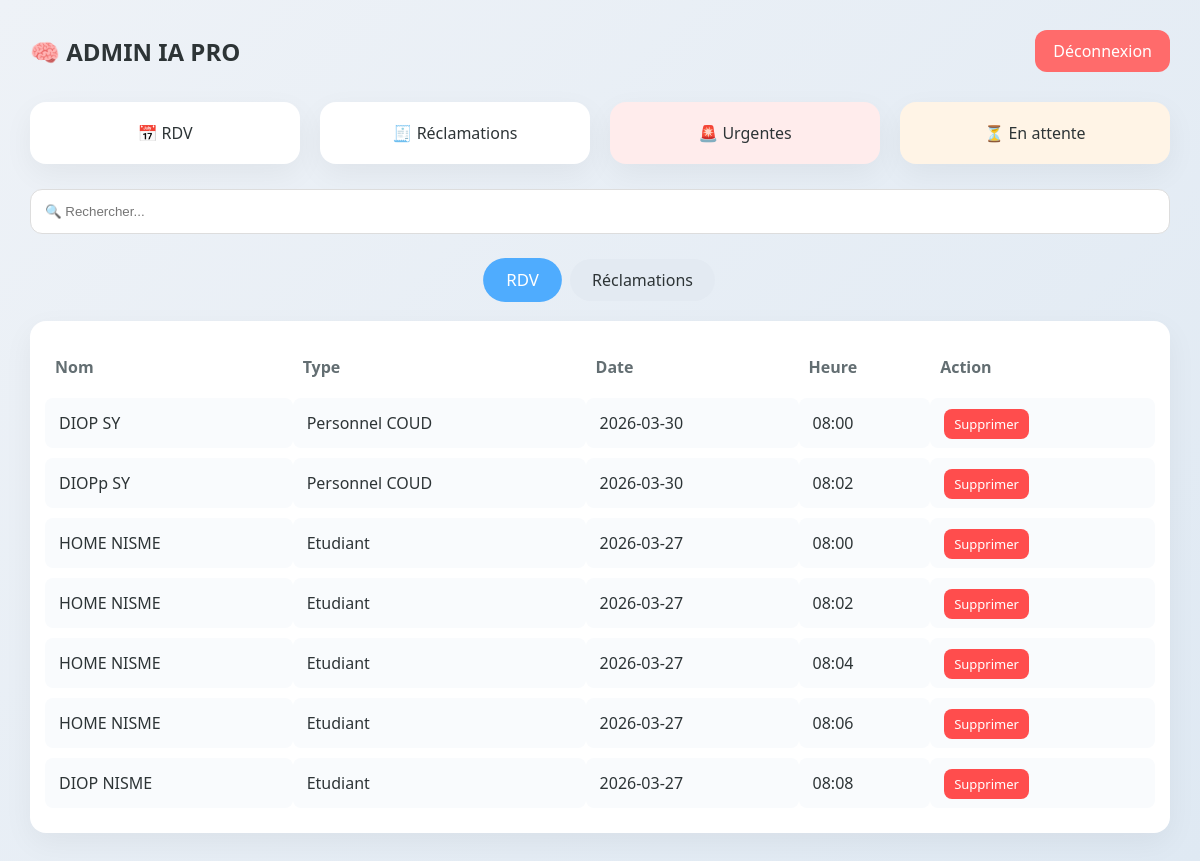
/admin (signed in), run on the app's committed database.
### tables this page shows
CREATE TABLE rendezvous (
        id INTEGER PRIMARY KEY AUTOINCREMENT,
        type_patient TEXT,
        nom TEXT,
        prenom TEXT,
        adresse TEXT,
        telephone TEXT,
        matricule TEXT,
        bulletin TEXT,
        date_rdv TEXT,
        heure_rdv TEXT
    );

### app.py (the view)
@app.route('/admin')
def admin():
    if not session.get('admin'):
        return redirect('/login')
    conn = sqlite3.connect("database.db")
    cursor = conn.cursor()
    cursor.execute("SELECT * FROM rendezvous ORDER BY date_rdv DESC, heure_rdv ASC")
    rdvs = cursor.fetchall()
    cursor.execute("""
    SELECT * FROM reclamations
    ORDER BY
        priorite='Urgent' DESC,
        statut='En attente' DESC,
        date DESC
    """)
    reclamations = cursor.fetchall()
    conn.close()
    return render_template("admin.html", rdvs=rdvs, reclamations=reclamations)

### templates/admin.html (shortened to what this page needs)
<!DOCTYPE html>
<html lang="fr">
<head>
</head>
<body>
<div class="header">
    <div class="title">🧠 ADMIN IA PRO</div>
    <a href="/logout" class="logout">Déconnexion</a>
</div>
<div class="stats">
    <div class="card">📅 RDV<br><b>{{ total_rdv }}</b></div>
    <div class="card">🧾 Réclamations<br><b>{{ total_rec }}</b></div>
    <div class="card red">🚨 Urgentes<br><b>{{ urgent }}</b></div>
    <div class="card orange">⏳ En attente<br><b>{{ en_attente }}</b></div>
</div>
<input type="text" id="search" class="search" placeholder="🔍 Rechercher..." onkeyup="search()">
<div class="tabs">
    <div class="tab active" onclick="showTab('rdv')">RDV</div>
    <div class="tab" onclick="showTab('rec')">Réclamations</div>
</div>
<div id="rdv" class="section active">
<div class="table-container">
<table>
<tr><th>Nom</th><th>Type</th><th>Date</th><th>Heure</th><th>Action</th></tr>
{% for r in rdvs %}
<tr>
<td>{{ r[2] }} {{ r[3] }}</td>
<td>{{ r[1] }}</td>
<td>{{ r[8] }}</td>
<td>{{ r[9] }}</td>
<td>
<a href="/delete_rdv/{{ r[0] }}" class="btn btn-delete" onclick="return confirm('Supprimer ce RDV ?')">Supprimer</a>
</td>
</tr>
{% endfor %}
</table>
</div>
</div>
</body>
</html>

### templates/admin.html (style rules this page uses)
* { margin:0; padding:0; box-sizing:border-box; }
body { font-family:'Segoe UI',sans-serif; background:linear-gradient(135deg,#eef2f7,#dfe9f3); padding:30px; color:#2d3436; }
.header { display:flex; justify-content:space-between; align-items:center; margin-bottom:30px; }
.title { font-size:24px; font-weight:600; }
.logout { background:#ff6b6b; padding:10px 18px; border-radius:12px; color:white; text-decoration:none; transition:0.3s; }
.stats { display:flex; gap:20px; margin-bottom:25px; }
.card { flex:1; background:white; border-radius:16px; padding:20px; text-align:center; box-shadow:0 10px 30px rgba(0,0,0,0.05); transition:0.3s; }
.card.red { background:#ffecec; }
.card.orange { background:#fff4e6; }
.search { width:100%; padding:14px; border-radius:12px; border:1px solid #ddd; margin-bottom:25px; transition:0.3s; }
.tabs { display:flex; justify-content:center; gap:10px; margin-bottom:20px; }
.tab { padding:10px 22px; border-radius:25px; background:#e3eaf2; cursor:pointer; transition:0.3s; }
.tab.active { background:#4facfe; color:white; transform:scale(1.05); }
.table-container { background:white; border-radius:16px; padding:15px; box-shadow:0 10px 30px rgba(0,0,0,0.05); }
table { width:100%; border-collapse:separate; border-spacing:0 10px; }
th { text-align:left; padding:10px; color:#636e72; }
td { padding:14px; background:#f9fbfd; border-radius:8px; }
tr { transition:0.2s; }
.btn { padding:6px 10px; border-radius:8px; text-decoration:none; color:white; margin-right:5px; font-size:13px; transition:0.3s; }
.btn-delete { background:#ff4d4d; }
.section { display:none; }
.section.active { display:block; }

### data on the page
rendezvous: nom "DIOP", prenom "SY", type_patient "Personnel COUD", date_rdv "2026-03-30", heure_rdv "08:00"
rendezvous: nom "DIOPp", prenom "SY", type_patient "Personnel COUD", date_rdv "2026-03-30", heure_rdv "08:02"
rendezvous: nom "HOME", prenom "NISME", type_patient "Etudiant", date_rdv "2026-03-27", heure_rdv "08:00"
rendezvous: nom "HOME", prenom "NISME", type_patient "Etudiant", date_rdv "2026-03-27", heure_rdv "08:02"
rendezvous: nom "HOME", prenom "NISME", type_patient "Etudiant", date_rdv "2026-03-27", heure_rdv "08:04"
rendezvous: nom "HOME", prenom "NISME", type_patient "Etudiant", date_rdv "2026-03-27", heure_rdv "08:06"
rendezvous: nom "DIOP", prenom "NISME", type_patient "Etudiant", date_rdv "2026-03-27", heure_rdv "08:08"
